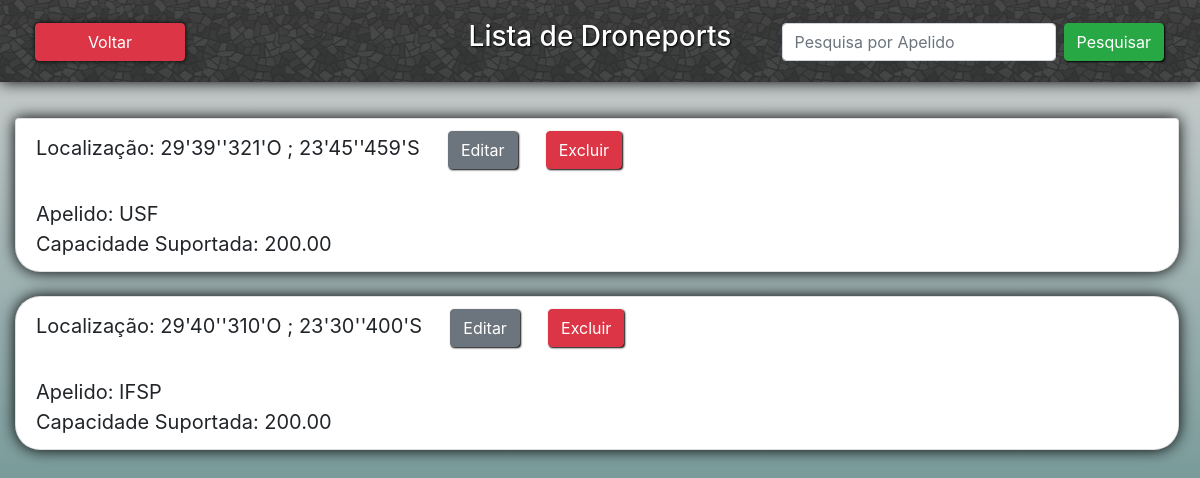
The page /listagem_droneports/ on the database its author committed.
### core/models.py (models this page shows, shortened)
class Droneport(models.Model):
    apelido = models.CharField(max_length=45, blank=False, null=False)
    localizacao = models.CharField(max_length=100, blank=False, null=False)
    capacidadeSuportada = models.DecimalField(max_digits=10, decimal_places=2, blank=False, null=False)
    class Meta:
        verbose_name_plural = 'Droneports'

### core/views.py (the view)
# urls.py: path('listagem_droneports/', listagem_droneports, name='url_listagem_droneports'),
def listagem_droneports(request):
    if request.POST:
        if request.POST['apelido']:
            dados = Droneport.objects.filter(apelido=request.POST['apelido'])
        else:
            dados = Droneport.objects.all()
    else:
        dados = Droneport.objects.all()
    contexto = {'droneports': dados, 'acao': 'Lista de Droneports'}
    return render(request, 'core/listagem_droneports.html', contexto)

### core/templates/core/listagem_droneports.html (shortened to what this page needs)
{% extends 'base.html' %}
{% load static %}
{% block main %}<br>
    <nav class="navbar navbar-expand-sm" id="caixa_pesquisa">
        <form class="form-inline" method="post">
            <input class="form-control mr-sm-2" type="text" name="apelido" placeholder="Pesquisa por Apelido">
            <button class="btn btn-success" type="submit">Pesquisar</button>
        </form>
    </nav><br>
    <button type="button" class="btn btn-danger" id="btn-voltar" onclick="location.href='/menu_droneport/'">Voltar</button>
    <ul class="list-group">
    {% for dronpt in droneports %}
        <li class="list-group-item">
            Localização: {{ dronpt.localizacao }}
            &nbsp; &nbsp; <a class="btn btn-secondary" href="{% url 'url_atualiza_droneport' dronpt.id %}">Editar</a>
            &nbsp; &nbsp; <a class="btn btn-danger" href="{% url 'url_exclui_droneport' dronpt.id %}">Excluir</a>
            <br><br>
            Apelido: {{ dronpt.apelido }} <br>
            Capacidade Suportada: {{ dronpt.capacidadeSuportada }} <br>
        </li><br>
    {% endfor %}
    </ul>
{% endblock %}

### static_files/css/style.css (style rules this page uses)
#caixa_pesquisa { position: fixed; top: 15px; z-index: 3; right: 20px; }
#btn-voltar { position: fixed; box-shadow: 0px 0px 5px black; left: 35px; top: 23px; width: 150px; z-index: 6; }
.btn { box-shadow: 1px 1px 2px black; }
a { padding: 10px; border-radius: 5px; text-decoration: none; }
.list-group { padding-top: 70px; position: absolute; z-index: 2; width: 97%; }
.list-group-item { box-shadow: 0px 0px 15px black; font-size: 20px; border-radius: 25px; padding: 50px; background-color: black; }

### rows shown on the page
Droneport: localizacao "29'39''321'O ; 23'45''459'S", apelido "USF", capacidadeSuportada "200.00"
Droneport: localizacao "29'40''310'O ; 23'30''400'S", apelido "IFSP", capacidadeSuportada "200.00"

### other values the page prints
{{ acao }} "Lista de Droneports"
